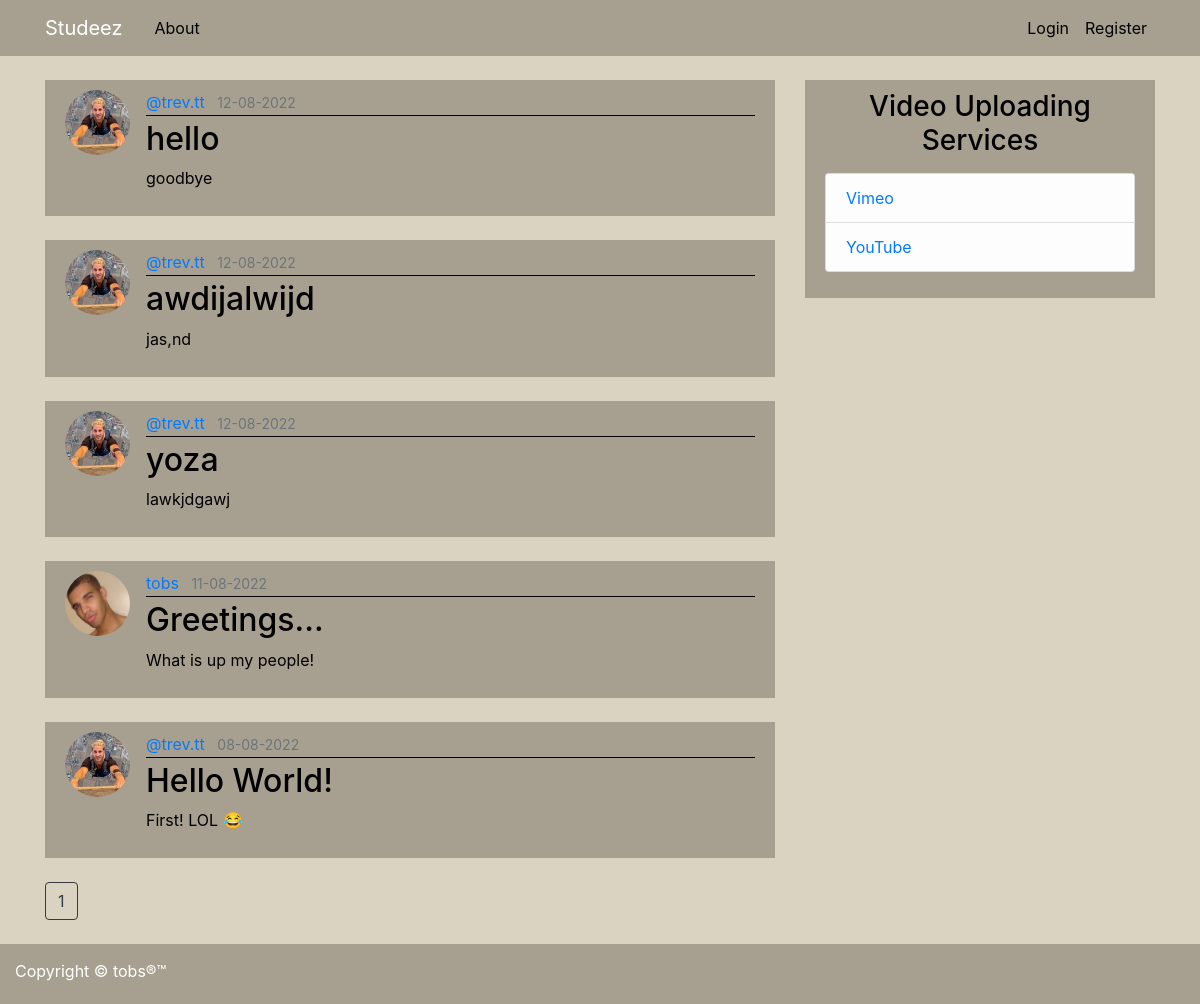
Page /home on the earlier database version.
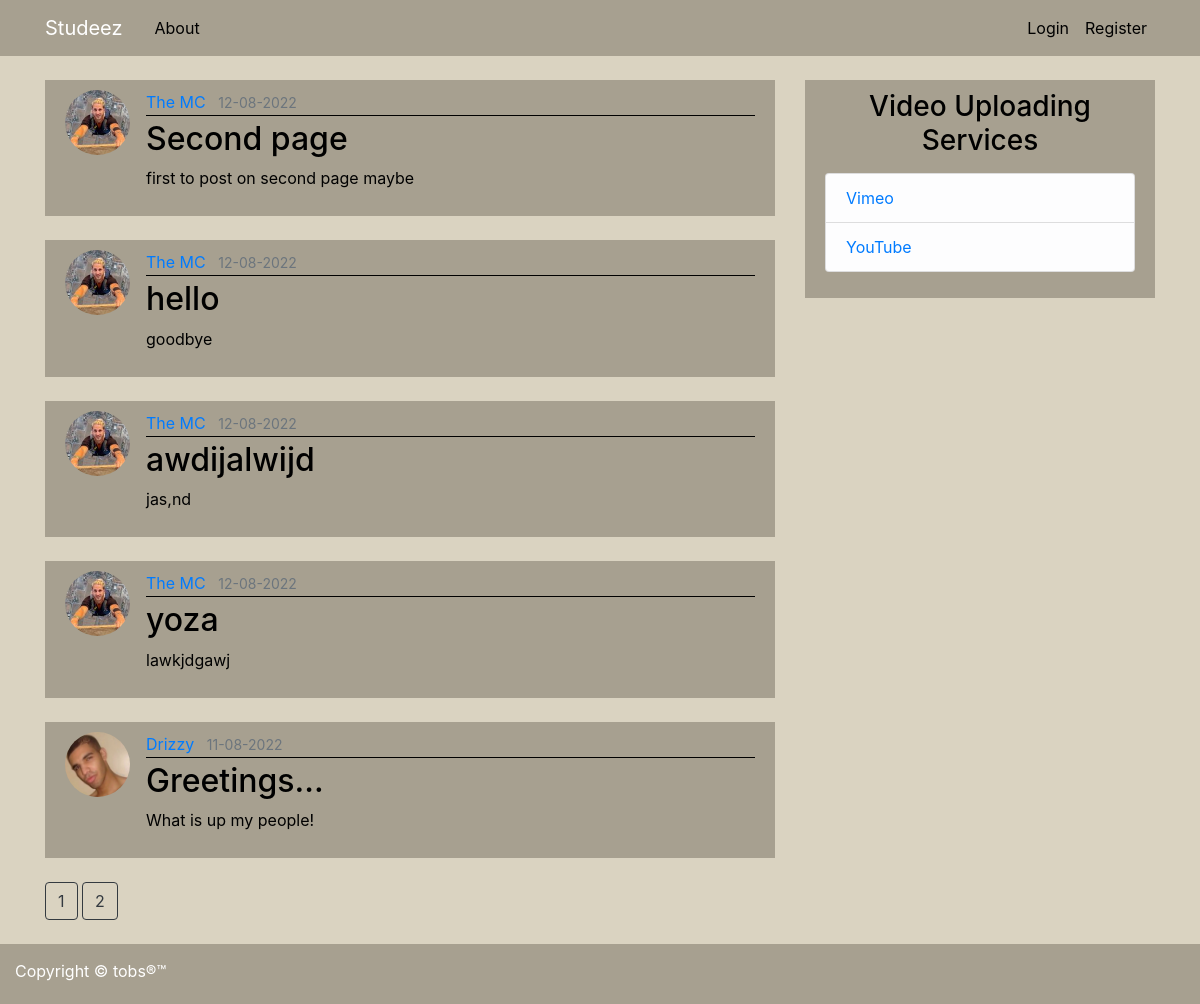
Same page on the later database version.
### main_app/models.py (models this page shows, shortened)
class Post(db.Model):
    id = db.Column(db.Integer, primary_key=True)
    title = db.Column(db.String(100), nullable=False)
    date_posted = db.Column(db.DateTime, nullable=False, default=datetime.utcnow)
    content = db.Column(db.Text, nullable=False)
    user_id = db.Column(db.Integer, db.ForeignKey('user.id'), nullable=False)

class User(db.Model, UserMixin):
    id = db.Column(db.Integer, primary_key=True)
    username = db.Column(db.String(20), unique=True, nullable=False)
    email = db.Column(db.String(120), unique=True, nullable=False)
    image_file = db.Column(db.String(20), nullable=False, default='default.jpg')
    password = db.Column(db.String(60), nullable=False)
    posts = db.relationship('Post', backref='author', lazy=True)

### main_app/routes.py (the view)
@app.route("/")
@app.route("/home")
def home():
    page = request.args.get('page', 1, type=int)
    posts = Post.query.order_by(Post.date_posted.desc()).paginate(page=page, per_page=5)
    return render_template('home.html', posts=posts)

### main_app/templates/home.html
{% extends "layout.html" %}
{% block content %}
    {% for post in posts.items %}
        <article class="media content-section">
            <img class="rounded-circle article-img" src="{{ url_for('static', filename='profile_pics/' + post.author.image_file) }}">
            <div class="media-body">
                <div class="article-metadata">
                    <a class="mr-2" href="#"> {{ post.author.username }}</a>
                    <small class="text-muted">{{ post.date_posted.strftime('%d-%m-%Y') }}</small>
                </div>
                <h2><a class="article-title" href="{{ url_for('post', post_id=post.id) }}">{{ post.title }}</a></h2>
                <p class="article-content">{{ post.content }}</p>
            </div>
        </article>
    {% endfor %}
    {% for page_num in posts.iter_pages(left_edge=1, right_edge=1, left_current=1, right_current=2) %}
        {% if page_num %}
            {% if posts.page == page_num %}
                <a class="btn btn-outline-dark mb-4" href="{{ url_for('home', page=page_num) }}">{{ page_num }}</a>
            {% else %}
                <a class="btn btn-outline-dark mb-4" href="{{ url_for('home', page=page_num) }}">{{ page_num }}</a>
            {% endif %}
        {% else %}
            ...
        {% endif %}
    {% endfor %}
{% endblock content %}

### main_app/templates/layout.html (shortened to what this page needs)
<!DOCTYPE html>
<html lang="en">
<head>
    <link rel="stylesheet" href="https://cdn.jsdelivr.net/npm/bootstrap@4.6.1/dist/css/bootstrap.min.css">
    <link rel="stylesheet" type="text/css" href="{{ url_for('static', filename='main.css') }}">
</head>
<body>
  <header class="site-header">
      <nav class="navbar navbar-expand-md navbar-dark bg-steel fixed-top">
        <div class="container">
          <a class="navbar-brand mr-4" href="/">Studeez</a>
          <div class="collapse navbar-collapse" id="navbarToggle">
            <div class="navbar-nav mr-auto">
              <a class="nav-item nav-link" href="/about">About</a>
            </div>
          <div class="navbar-nav">
              {% if current_user.is_authenticated %}
                <a class="nav-item nav-link" href="{{ url_for('new_post') }}">New Post</a>
                <a class="nav-item nav-link" href="{{ url_for('account') }}">My Account</a>
                <a class="nav-item nav-link" href="{{ url_for('logout') }}">Logout</a>
              {% else %}
                <a class="nav-item nav-link" href="{{ url_for('login') }}">Login</a>
                <a class="nav-item nav-link" href="{{ url_for('register') }}">Register</a>
              {% endif %}
            </div>
          </div>
        </div>
      </nav>
    </header>
      <main role="main" class="container">
        <div class="row">
          <div class="col-md-8">
            {% block content %}{% endblock %}
          </div>
          <div class="col-md-4">
            <div class="content-section">
              <center><h3>Video Uploading Services</h3></center>
              <p class='text-muted'>
                <ul class="list-group">
                  <li class="list-group-item list-group-item-light"><a href="https://vimeo.com/" target="_blank">Vimeo</a></li>
                  <li class="list-group-item list-group-item-light"><a href="https://www.youtube.com/" target="_blank">YouTube</a></li>
                </ul>
              </p>
            </div>
          </div>
        </div>
      </main>
      <div class="footer">
        <p>Copyright © tobs®™</p>
      </div>
</body>
</html>

### main_app/static/main.css (style rules this page uses)
body { background: #dad3c1; color: #000000; margin-top: 5rem; }
h1, h2, h3, h4, h5, h6 { color: #000000; }
.bg-steel { background-color: #a7a090; }
.site-header .navbar-nav .nav-link { color: #000000 }
.content-section { background: #a7a090; padding: 10px 20px; margin-bottom: 24px; }
.article-title { color: #000000 }
.article-content { white-space: pre-line; }
.article-img { height: 65px; width: 65px; margin-right: 16px; }
.article-metadata { padding-bottom: 1px; margin-bottom: 4px; border-bottom: 1px solid #000000 }
.footer { position: absolute; bottom: 1; width: 100%; height: 60px; background-color: #a7a090; color: white; text-align: left; padding-left: 15px; padding-top: 15px; }

Differences in the rows shown:
no longer on this page (row unchanged): Post: image_file (picture), author.username "@trev.tt", date_posted "08-08-2022", title "Hello World!", content "First! LOL 😂"
added Post: image_file (picture), author.username "The MC", date_posted "12-08-2022", title "Second page", content "first to post on second page maybe"
changed through a linked row, Post "hello": author.username "@trev.tt" → "The MC"
changed through a linked row, Post "awdijalwijd": author.username "@trev.tt" → "The MC"
changed through a linked row, Post "yoza": author.username "@trev.tt" → "The MC"
changed through a linked row, Post "What is up my people!": author.username "tobs" → "Drizzy"
Other differences:
new list line: "2"
